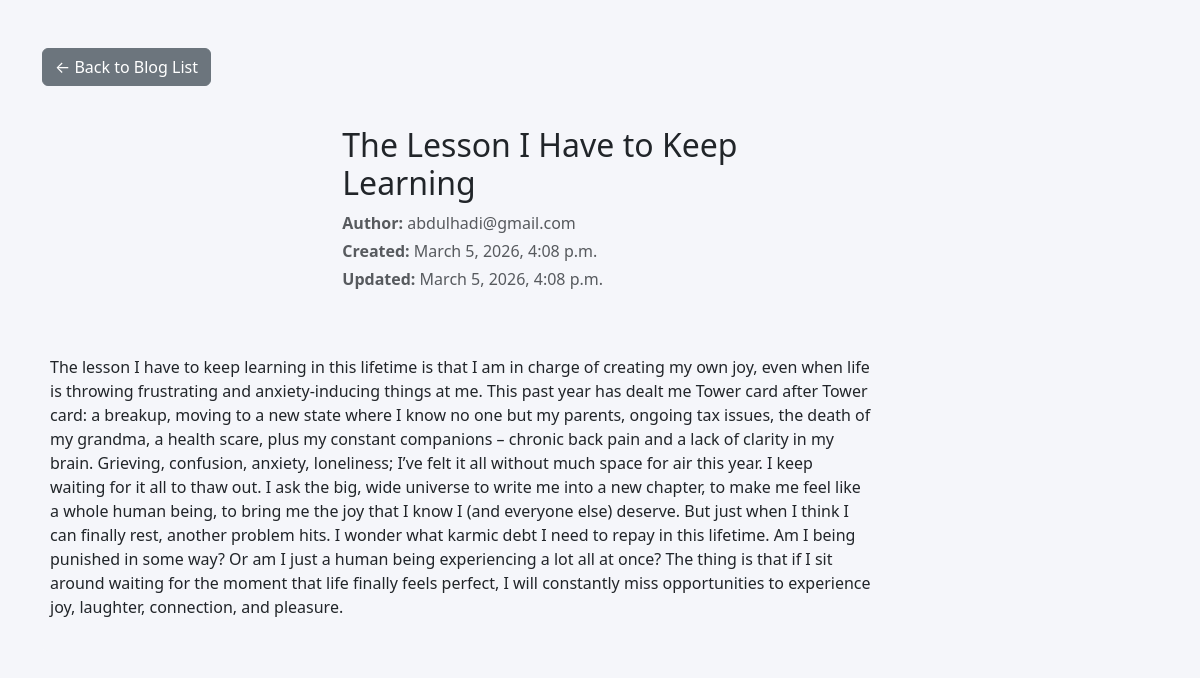
Page /blog/the-lesson-i-have-to-keep-learning/ on the committed database.
### accounts/models.py (models this page shows, shortened)
class Blog(models.Model):
    title = models.CharField(max_length=200)
    slug = models.SlugField()
    content = models.TextField()
    created_at = models.DateTimeField(auto_now_add=True)
    updated_at = models.DateTimeField(auto_now=True)
    author = models.ForeignKey(settings.AUTH_USER_MODEL, on_delete=models.CASCADE, related_name='blogs')
    status = models.CharField(max_length=10, choices=[('draft', 'Draft'), ('published', 'Published')], default='draft')
    image = models.ImageField(upload_to='blog_images/')

class User(AbstractBaseUser, PermissionsMixin):
    email = models.EmailField(unique=True)
    full_name = models.CharField(max_length=30, unique=True)
    is_active = models.BooleanField(default=True)
    is_admin = models.BooleanField(default=False)
    is_staff = models.BooleanField(default=False)
    objects = UserManager()
    USERNAME_FIELD = 'email'
    REQUIRED_FIELDS = ['full_name']

### accounts/views.py (the view)
# urls.py: path('blog/<slug:slug>/', blog_detail, name='blog_detail'),
def blog_detail(request, slug):
    blog = get_object_or_404(Blog, slug=slug, status='published')
    return render(request, 'blog_detail.html', {'blog': blog})

### accounts/templates/blog_detail.html (shortened to what this page needs)
<!DOCTYPE html>
<html lang="en">
<head>
    <link href="https://cdn.jsdelivr.net/npm/bootstrap@5.3.2/dist/css/bootstrap.min.css" rel="stylesheet">
</head>
<body style="background:#f5f6fa;">
<div class="container py-5">
    <div class="mb-4">
        <a href="{% url 'blog_list' %}" class="btn btn-secondary">&larr; Back to Blog List</a>
    </div>
<div class="card mb-3 border-0" style="max-width: 75%; background:#f5f6fa;">
  <div class="row g-3 align-items-center">
    <div class="col-md-8">
      <div class="card-body">
        <h2 class="card-title">{{ blog.title }}</h2>
        <p class="text-muted mb-1"><strong>Author:</strong> {{ blog.author.email }}</p>
        <p class="text-muted mb-1"><strong>Created:</strong> {{ blog.created_at|date:"F j, Y, g:i a" }}</p>
        <p class="text-muted mb-3"><strong>Updated:</strong> {{ blog.updated_at|date:"F j, Y, g:i a" }}</p>
      </div>
    </div>
        <div class="card-body">
            <p class="card-text mb-3">{{ blog.content }}</p>
        </div>
    </div>
</div>
</div>
</body>
</html>

### rows in the picture
Blog: title "The Lesson I Have to Keep Learning", author.email "abdulhadi@gmail.com", created_at "March 5, 2026, 4:08 p.m.", updated_at "March 5, 2026, 4:08 p.m.", content "The lesson I have to keep learning in this lifetime is that I am in charge of creating my own joy, even when life is throwing frustrating and anxiety-inducing things at me. This past year has dealt me Tower card after Tower card: a breakup, moving to a new state where I know no one but my parents, ongoing tax issues, the death of my grandma, a health scare, plus my constant companions – chronic back pain and a lack of clarity in my brain. Grieving, confusion, anxiety, loneliness; I’ve felt it all without much space for air this year. I keep waiting for it all to thaw out. I ask the big, wide universe to write me into a new chapter, to make me feel like a whole human being, to bring me the…"
